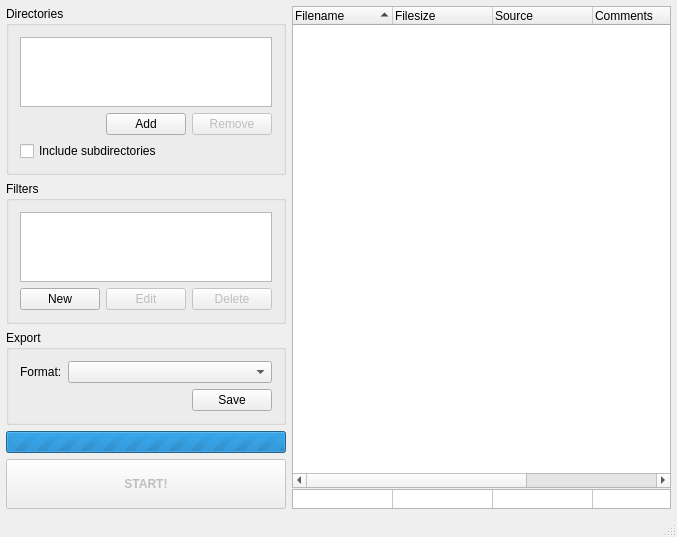
<?xml version="1.0" encoding="UTF-8"?>
<ui version="4.0">
 <class>MainWindow</class>
 <widget class="QMainWindow" name="MainWindow">
  <property name="geometry">
   <rect>
    <x>0</x>
    <y>0</y>
    <width>677</width>
    <height>510</height>
   </rect>
  </property>
  <property name="windowTitle">
   <string>LineCounter</string>
  </property>
  <property name="windowIcon">
   <iconset resource="../res.qrc">
    <normaloff>:/icons/res/main.ico</normaloff>:/icons/res/main.ico</iconset>
  </property>
  <widget class="QWidget" name="centralWidget">
   <layout class="QHBoxLayout" name="horizontalLayout" stretch="1,3">
    <property name="margin">
     <number>6</number>
    </property>
    <item>
     <layout class="QVBoxLayout" name="leftVBoxLayout">
      <item>
       <widget class="QGroupBox" name="dirsGroupBox">
        <property name="title">
         <string>Directories</string>
        </property>
        <layout class="QGridLayout" name="gridLayout">
         <item row="0" column="0">
          <widget class="QTreeWidget" name="dirsTree">
           <property name="indentation">
            <number>0</number>
           </property>
           <attribute name="headerVisible">
            <bool>false</bool>
           </attribute>
           <column>
            <property name="text">
             <string/>
            </property>
           </column>
          </widget>
         </item>
         <item row="1" column="0">
          <layout class="QHBoxLayout" name="dirHorizontalLayout">
           <item>
            <spacer name="dirHorizontalSpacer">
             <property name="orientation">
              <enum>Qt::Horizontal</enum>
             </property>
             <property name="sizeHint" stdset="0">
              <size>
               <width>40</width>
               <height>20</height>
              </size>
             </property>
            </spacer>
           </item>
           <item>
            <widget class="QPushButton" name="addDirButton">
             <property name="text">
              <string>Add</string>
             </property>
            </widget>
           </item>
           <item>
            <widget class="QPushButton" name="removeDirButton">
             <property name="enabled">
              <bool>false</bool>
             </property>
             <property name="text">
              <string>Remove</string>
             </property>
            </widget>
           </item>
          </layout>
         </item>
         <item row="2" column="0">
          <widget class="QCheckBox" name="subdirsCheckBox">
           <property name="text">
            <string>Include subdirectories</string>
           </property>
          </widget>
         </item>
        </layout>
       </widget>
      </item>
      <item>
       <widget class="QGroupBox" name="filtersGroupBox">
        <property name="title">
         <string>Filters</string>
        </property>
        <layout class="QGridLayout" name="gridLayout_3">
         <item row="0" column="0">
          <widget class="QTreeWidget" name="filtersTree">
           <property name="indentation">
            <number>0</number>
           </property>
           <attribute name="headerVisible">
            <bool>false</bool>
           </attribute>
           <column>
            <property name="text">
             <string/>
            </property>
           </column>
           <column>
            <property name="text">
             <string/>
            </property>
           </column>
          </widget>
         </item>
         <item row="1" column="0">
          <layout class="QHBoxLayout" name="filtersHBoxLayout">
           <item>
            <spacer name="filtersSpacer">
             <property name="orientation">
              <enum>Qt::Horizontal</enum>
             </property>
             <property name="sizeHint" stdset="0">
              <size>
               <width>40</width>
               <height>20</height>
              </size>
             </property>
            </spacer>
           </item>
           <item>
            <widget class="QPushButton" name="newFilterButton">
             <property name="text">
              <string>New</string>
             </property>
            </widget>
           </item>
           <item>
            <widget class="QPushButton" name="editFilterButton">
             <property name="enabled">
              <bool>false</bool>
             </property>
             <property name="text">
              <string>Edit</string>
             </property>
            </widget>
           </item>
           <item>
            <widget class="QPushButton" name="deleteFilterButton">
             <property name="enabled">
              <bool>false</bool>
             </property>
             <property name="text">
              <string>Delete</string>
             </property>
            </widget>
           </item>
          </layout>
         </item>
        </layout>
       </widget>
      </item>
      <item>
       <widget class="QGroupBox" name="exportGroupBox">
        <property name="title">
         <string>Export</string>
        </property>
        <layout class="QGridLayout" name="gridLayout_4">
         <item row="1" column="0" colspan="2">
          <layout class="QHBoxLayout" name="exportHBoxLayout">
           <item>
            <spacer name="exportSpacer">
             <property name="orientation">
              <enum>Qt::Horizontal</enum>
             </property>
             <property name="sizeHint" stdset="0">
              <size>
               <width>40</width>
               <height>20</height>
              </size>
             </property>
            </spacer>
           </item>
           <item>
            <widget class="QPushButton" name="exportSaveButton">
             <property name="text">
              <string>Save</string>
             </property>
            </widget>
           </item>
          </layout>
         </item>
         <item row="0" column="1">
          <widget class="QComboBox" name="exportFormatCombo"/>
         </item>
         <item row="0" column="0">
          <widget class="QLabel" name="exportFormatLabel">
           <property name="sizePolicy">
            <sizepolicy hsizetype="Maximum" vsizetype="Preferred">
             <horstretch>0</horstretch>
             <verstretch>0</verstretch>
            </sizepolicy>
           </property>
           <property name="text">
            <string>Format:</string>
           </property>
          </widget>
         </item>
        </layout>
       </widget>
      </item>
      <item>
       <widget class="QProgressBar" name="progressBar">
        <property name="maximum">
         <number>0</number>
        </property>
        <property name="value">
         <number>-1</number>
        </property>
        <property name="textVisible">
         <bool>true</bool>
        </property>
        <property name="format">
         <string>%v/%m (%p%)</string>
        </property>
       </widget>
      </item>
      <item>
       <widget class="QPushButton" name="startButton">
        <property name="enabled">
         <bool>false</bool>
        </property>
        <property name="minimumSize">
         <size>
          <width>0</width>
          <height>50</height>
         </size>
        </property>
        <property name="font">
         <font>
          <weight>75</weight>
          <bold>true</bold>
         </font>
        </property>
        <property name="text">
         <string>START!</string>
        </property>
       </widget>
      </item>
      <item>
       <spacer name="verticalSpacer">
        <property name="orientation">
         <enum>Qt::Vertical</enum>
        </property>
        <property name="sizeHint" stdset="0">
         <size>
          <width>20</width>
          <height>40</height>
         </size>
        </property>
       </spacer>
      </item>
     </layout>
    </item>
    <item>
     <layout class="QVBoxLayout" name="verticalLayout">
      <property name="spacing">
       <number>1</number>
      </property>
      <item>
       <widget class="QTreeWidget" name="statsTree">
        <property name="sortingEnabled">
         <bool>true</bool>
        </property>
        <attribute name="headerStretchLastSection">
         <bool>false</bool>
        </attribute>
        <column>
         <property name="text">
          <string>Filename</string>
         </property>
        </column>
        <column>
         <property name="text">
          <string>Filesize</string>
         </property>
        </column>
        <column>
         <property name="text">
          <string>Source</string>
         </property>
        </column>
        <column>
         <property name="text">
          <string>Comments</string>
         </property>
        </column>
        <column>
         <property name="text">
          <string>Empty lines</string>
         </property>
        </column>
        <column>
         <property name="text">
          <string>Total</string>
         </property>
        </column>
       </widget>
      </item>
      <item>
       <widget class="QTableWidget" name="statsTable">
        <property name="sizePolicy">
         <sizepolicy hsizetype="Expanding" vsizetype="Expanding">
          <horstretch>0</horstretch>
          <verstretch>0</verstretch>
         </sizepolicy>
        </property>
        <property name="maximumSize">
         <size>
          <width>16777215</width>
          <height>20</height>
         </size>
        </property>
        <property name="focusPolicy">
         <enum>Qt::NoFocus</enum>
        </property>
        <property name="horizontalScrollBarPolicy">
         <enum>Qt::ScrollBarAlwaysOff</enum>
        </property>
        <property name="autoScroll">
         <bool>false</bool>
        </property>
        <property name="editTriggers">
         <set>QAbstractItemView::NoEditTriggers</set>
        </property>
        <property name="selectionMode">
         <enum>QAbstractItemView::NoSelection</enum>
        </property>
        <property name="horizontalScrollMode">
         <enum>QAbstractItemView::ScrollPerPixel</enum>
        </property>
        <attribute name="horizontalHeaderVisible">
         <bool>false</bool>
        </attribute>
        <attribute name="verticalHeaderVisible">
         <bool>false</bool>
        </attribute>
        <attribute name="verticalHeaderDefaultSectionSize">
         <number>20</number>
        </attribute>
        <attribute name="verticalHeaderMinimumSectionSize">
         <number>0</number>
        </attribute>
        <row>
         <property name="text">
          <string/>
         </property>
        </row>
        <column>
         <property name="text">
          <string/>
         </property>
        </column>
        <column>
         <property name="text">
          <string/>
         </property>
        </column>
        <column>
         <property name="text">
          <string/>
         </property>
        </column>
        <column>
         <property name="text">
          <string/>
         </property>
        </column>
        <column>
         <property name="text">
          <string/>
         </property>
        </column>
        <column>
         <property name="text">
          <string/>
         </property>
        </column>
        <item row="0" column="0">
         <property name="text">
          <string/>
         </property>
        </item>
        <item row="0" column="1">
         <property name="text">
          <string/>
         </property>
        </item>
        <item row="0" column="2">
         <property name="text">
          <string/>
         </property>
        </item>
        <item row="0" column="3">
         <property name="text">
          <string/>
         </property>
        </item>
        <item row="0" column="4">
         <property name="text">
          <string/>
         </property>
        </item>
        <item row="0" column="5">
         <property name="text">
          <string/>
         </property>
        </item>
       </widget>
      </item>
     </layout>
    </item>
   </layout>
  </widget>
  <widget class="QStatusBar" name="statusBar"/>
 </widget>
 <layoutdefault spacing="6" margin="11"/>
 <resources>
  <include location="../res.qrc"/>
 </resources>
 <connections/>
</ui>
